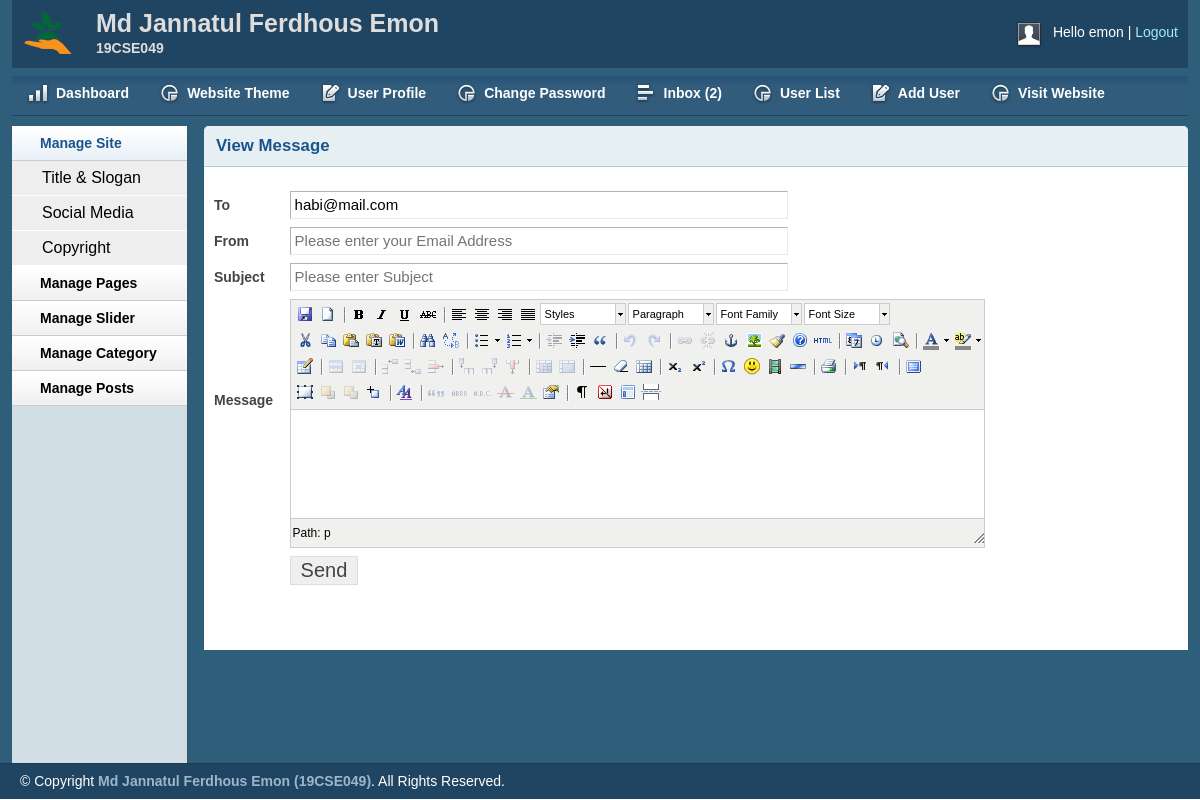
The page /admin/replymsg.php?msgid=4 (signed in) on the database its author committed.
### tables this page shows
CREATE TABLE `title_slogan` (
  `id` int(11) NOT NULL,
  `title` varchar(255) NOT NULL,
  `slogan` varchar(255) NOT NULL,
  `logo` varchar(255) NOT NULL
);

CREATE TABLE `contact` (
  `id` int(11) NOT NULL,
  `firstname` varchar(200) NOT NULL,
  `lastname` varchar(100) NOT NULL,
  `email` varchar(255) NOT NULL,
  `body` text NOT NULL,
  `status` int(11) NOT NULL DEFAULT 0,
  `date` timestamp NOT NULL DEFAULT current_timestamp()
);

### lib/Database.php (called while the page is built, shortened)
<?php
Class Database{
	public $host   = DB_HOST;
	public $user   = DB_USER;
	public $pass   = DB_PASS;
	public $dbname = DB_NAME;
	public $link;
	private function connectDB(){
	$this->link = new mysqli($this->host, $this->user, $this->pass, $this->dbname);
 }
	public function select($query){
		$result = $this->link->query($query) or die($this->link->error.__LINE__);
		if($result->num_rows > 0){
			return $result;
		} else {
			return false;
		}
	}
}

### lib/Session.php (called while the page is built, shortened)
<?php
    class Session{
        public static function get($key){
            if(isset($_SESSION[$key])){
               return $_SESSION[$key];
            }
            else{
                return false;
            }
        }
    }
?>

### admin/replymsg.php (the view, shortened to what this page needs)
<?php include 'inc/header.php';?>
<?php include 'inc/sidebar.php';?>
<?php
if(!isset($_GET['msgid']) || $_GET['msgid'] == NULL){
    echo "<script>window.location = 'inbox.php';</script>";
}
else{
$id = $_GET['msgid'];
}
?>
        <div class="grid_10">
            <div class="box round first grid">
                <h2>View Message</h2>
                <div class="block">
                 <form action="" method="post">
                 <?php $query = "select * from contact where id='$id'";
				$msg = $db->select($query);
				if($msg){
					while($result = $msg->fetch_assoc()){
				?>
                    <table class="form">
                        <tr>
                            <td>
                                <label>To</label>
                            </td>
                            <td>
                                <input type="text" readonly name="toemail" value="<?php echo $result['email'] ?>" class="medium" />
                            </td>
                        </tr>
                        <tr>
                            <td>
                                <label>From</label>
                            </td>
                            <td>
                                <input type="text" name="fromemail" placeholder="Please enter your Email Address" class="medium" />
                            </td>
                        </tr>
                        <tr>
                            <td>
                                <label>Subject</label>
                            </td>
                            <td>
                                <input type="text" name="subject" placeholder="Please enter Subject" class="medium" />
                            </td>
                        </tr>
                        <tr>
                            <td>
                                <label>Message</label>
                            </td>
                            <td>
                            </td>
                        </tr>
						<tr>
                            <td></td>
                            <td>
                                <input type="submit" name="submit" Value="Send" />
                            </td>
                        </tr>
                    </table>
                    <?php } } ?>
                    </form>
                </div>
            </div>
        </div>
<?php include 'inc/footer.php';?>

### admin/inc/header.php (shortened to what this page needs)
<?php
include '../lib/Session.php';
?>
<?php include '../lib/Database.php';?>
<?php
	$db = new Database();
?>
<!DOCTYPE html>
<html>
<head>
<link rel="stylesheet" type="text/css" href="css/reset.css" media="screen" />
<link rel="stylesheet" type="text/css" href="css/text.css" media="screen" />
<link rel="stylesheet" type="text/css" href="css/grid.css" media="screen" />
<link rel="stylesheet" type="text/css" href="css/layout.css" media="screen" />
<link rel="stylesheet" type="text/css" href="css/nav.css" media="screen" />
<link href="css/table/demo_page.css" rel="stylesheet" type="text/css" />
</head>
<body>
<div class="container_12">
    <div class="grid_12 header-repeat">
    <?php
        $query = "select * from title_slogan where id='1'";
        $blog = $db->select($query);
        if($blog){
            while($result = $blog->fetch_assoc()){
    ?>
        <div id="branding">
            <div class="floatleft logo">
                <img src="<?php echo $result['logo']; ?>" alt="Logo" />
            </div>
            <div class="floatleft middle">
                <h1><?php echo $result['title']; ?></h1>
                <p><?php echo $result['slogan']; ?></p>
            </div>
            <div class="floatright">
                <div class="floatleft">
                    <img src="img/img-profile.jpg" alt="Profile Pic" /></div>
                <div class="floatleft marginleft10">
                    <ul class="inline-ul floatleft">
                        <li>Hello <?php echo Session::get('username'); ?></li>
                        <li><a href="?action=logout">Logout</a></li>
                    </ul>
                </div>
            </div>
        </div>
    <?php } } ?>
    </div>
    <div class="grid_12">
        <ul class="nav main">
            <li class="ic-dashboard"><a href="index.php"><span>Dashboard</span></a> </li>
            <?php
                if(Session::get('userRole')=='0'){
            ?>
            <li class="ic-charts"><a href="theme.php"><span>Website Theme</span></a> </li>
            <?php } ?>
            <li class="ic-form-style"><a href="profile.php"><span>User Profile</span></a></li>
            <li class="ic-charts"><a href="changepassword.php"><span>Change Password</span></a></li>
            <?php
                if(Session::get('userRole')=='0' || Session::get('userRole')=='1'){
            ?>
            <li class="ic-grid-tables"><a href="inbox.php"><span>
                Inbox
                <?php
                $query = "select * from contact where status='0' order by id desc";
				$msg = $db->select($query);
                if($msg){
                    $count = mysqli_num_rows($msg);
                    echo "(".$count.")";
                }
                else{
                    echo "(0)";
                }
                ?>
                </span></a></li>
            <?php } ?>
            <li class="ic-charts"><a href="userlist.php"><span>User List</span></a></li>
            <?php
                if(Session::get('userRole')=='0'){
            ?>
            <li class="ic-form-style"><a href="adduser.php"><span>Add User</span></a></li>
            <?php } ?>
            <li class="ic-charts"><a href="../index.php"><span>Visit Website</span></a></li>
        </ul>
    </div>

### admin/css/layout.css (style rules this page uses)
body { background: #fff none repeat scroll 0 0; color: #444; font-size: 14px; padding: 0; }
.floatleft { float:left; }
.logo img { margin-top: -15px; width: 52px; }
.middle { margin-left: 22px; margin-top: -14px; }
.middle h1 { color:#ddd;margin:0 }
.middle p { color: #ddd; margin: 0; font-weight: bold; }
.floatright { float:right; }
.inline-ul li { display:inline; color:#fff; }
.marginleft10 { margin-left:10px; }
a { color: #000; font-weight:bold; text-decoration: none; }
.container_12, .container_16 { background:#2E5E79; }
h1, h2, h3, h4, h5, h6 { line-height:1.2em; margin-bottom:.3em; }
h2 { margin-top:1em; }
#branding { font-weight: normal; margin-bottom: 0; padding: 22px 10px 3px; text-align: left; }
.header-repeat { background:url(../img/header-repeat.jpg) repeat-x; }
#branding a { color:#A1EAFF; font-weight:normal; }
#branding a:before { content:" | "; color:#fff; }
#branding ul, #branding ul li { margin:0px; padding:0px; }
#branding li { padding:0px 0px 0px 0px !important; }
.box { background:#fff; margin-bottom:20px; padding:10px 10px 10px 10px; margin-left:-8px; }
.box.grid { padding-bottom:40px; }
.box.round { -moz-border-radius: 5px 5px 0px 0px; -webkit-border-radius: 5px 5px 0px 0px; border-radius: 5px 5px 0px 0px; }
.box h2 { font-size:1.2em; font-weight:bold; color:#1B548D; background:#E6F0F3; margin:-10px -10px 0 -10px; padding:10px 12px; border-bottom:1px solid #B3CBD6; -moz-border-radius: 5px 5px 0px 0px; -webkit-border-radius: 5px 5px 0px 0px; border-radius: 5px 5px 0px 0px; }
.box.first { min-height: 406px; }
.block { padding-top:20px; }
p { margin-bottom:1em; }
ul, ol { padding-top:0; }
table.form { width:100%; }
table.form td { padding:4px 0px; }
table.form label { font-weight:bold; }
table.form input, table.form select { font-size: 15px; padding: 4px 4px 5px 4px; border-top: 1px solid #b3b3b3; border-left: 1px solid #b3b3b3; border-right: 1px solid #eaeaea; border-bottom: 1px solid #eaeaea; }
table.form input[type="submit"] { border: 1px solid #ddd; color: #444; cursor: pointer; font-size: 20px; padding: 2px 10px; }
input.medium { width: 55%; }
.block { padding-bottom:1px; }

### admin/js/tiny-mce/themes/advanced/skins/default/content.css (style rules this page uses)
body, td, pre { color:#000; font-family:Verdana, Arial, Helvetica, sans-serif; font-size:10px; margin:8px; }
body { background:#FFF; }
h1 { font-size: 2em }
h2 { font-size: 1.5em }
img { border:0; }
table, img, hr, .mceItemAnchor { cursor:default }
table td, table th { cursor:text }

### rows shown on the page
title_slogan: logo (picture), title "Md Jannatul Ferdhous Emon", slogan "19CSE049"
contact: toemail "habi@mail.com"

### other values the page prints
$count "2"
